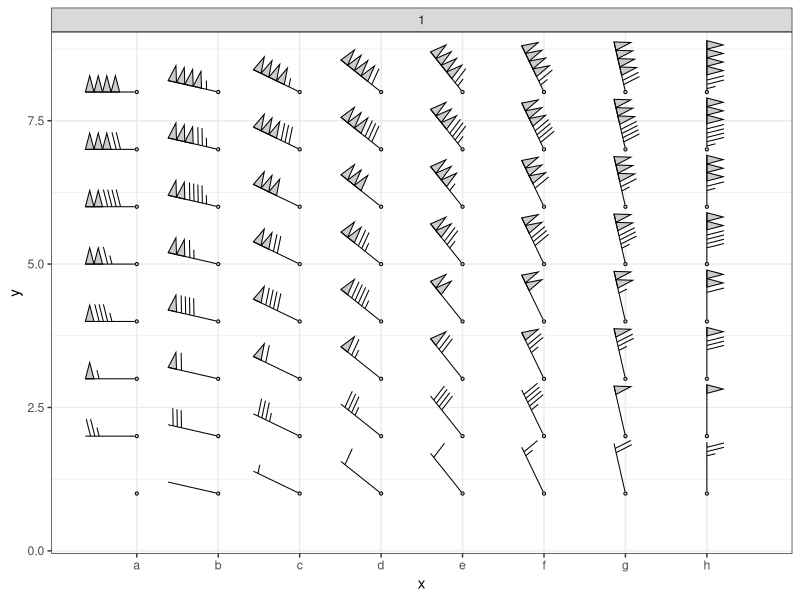

Source code (R):
#'
#' Conventions: https://www.mesonet.org/images/site/Wind%20Barb%20Feb%202012.pdf
#' I would prefer to see a segment for speeds 1 < 5 kn (see demo)
#'
#' I decided to do all calculations (position, rotation) in "npc" and "snpc" coordinates.
#' Using a viewport per barb would be much simpler but significantly slower.
#'
#' Aesthetics:
#' - mag (wind speed)
#' - angle (wind direction)
#' - colour
#' - fill (of triangle)
#' - size (i.e. linewidth of segment, barb and triangle border)
#' - length (of barb in "npc")
#'
#'
#' Todo
#' - treatment of NA values
#' - "skip" functionality: similar to the one used in geom_arrow()?
#' - separate point.size aesthetics?
#' - test geom against different scales/facets settings
#' - allow for u/v input instead of mag/angle
#'
#' https://stackoverflow.com/questions/47814998/how-to-make-segments-that-preserve-angles-in-different-aspect-ratios-in-ggplot2

#' Rotate/Stretch X
#'
#' @param x x coordinate
#' @param y y coordinate
#' @param a angle in decimal degrees
#' @param u stretch x
#' @param v stretch y
#'
rotX <- function(x, y, a, u = 1, v = 1) {
  a <- a * pi / 180
  u * (x * cos(a) + y * sin(a))
}
rotY <- function(x, y, a, u = 1, v = 1) {
  a <- a * pi / 180
  v * (y * cos(a) - x * sin(a))
}

#' Wind Barbs
#'
#' @param data Data
#' @param coord Coordinates
#' @param panel_params Panel parameters
#' @description
#'
wind_barb <- function(data, coord, panel_params, skip.x, skip.y) {
  # coords <- data
  coords <- coord$transform(data, panel_params)

  # Dimensions
  length <- coords$length[1]
  if ("unit" %in% (class(length)))
    length <- convertUnit(length, "npc", valueOnly = TRUE)

  nx.data <- length(unique(coords$x))
  if (skip.x == "auto") {
    nx.target <- 1 / length
    skip.x <- pmax(0, ceiling(nx.data / nx.target) - 1)
  }
  pick.x <- unique(coords$x)[which(seq_len(nx.data) %% (skip.x + 1) == 0)]

  ny.data <- length(unique(coords$y))
  if (skip.y == "auto") {
    ny.target <- 1 / length
    skip.y <- pmax(0, ceiling(ny.data / ny.target) - 1)
  }
  pick.y <- unique(coords$y)[which(seq_len(ny.data) %% (skip.y + 1) == 0)]

  coords <- coords[coords$x %in% pick.x & coords$y %in% pick.y, ]
  if (any(c(skip.x, skip.y) > 0)) {
    message(sprintf("Skipping nx=%1.0f ny=%1.0f", skip.x, skip.y))
  }

  # Shortcuts
  n <- nrow(coords)
  x <- coords$x
  y <- coords$y
  mag <- coords$mag
  col <- coords$colour
  fill <- coords$fill
  size <- coords$size
  angle <- (coords$angle + 270) %% 360

  # Spacing & barb length
  slots <- 6
  height <- length / 3
  width <- length / 6
  point.size <- width / 2
  nudge <- width / 10 # Increase spacing of 5s and 10s

  # Calculate which / how many triangles/barbs
  mag <- pmax(0, mag)
  n50 <- floor(mag / 50)
  n10 <- floor((mag - n50 * 50) / 10)
  n5 <- floor((mag - n50 * 50 - n10 * 10) / 5)

  # Single triangle/barb/segment/point geometry
  g50 <- (function() {
    x <- c(-width / 2, width / 2, 0, -width / 2)
    y <- c(0, 0, -height * 0.95, 0) # 0.95, factor to compensate height for linejoin=mitre
    cbind(x, y)
  })()
  g10 <- (function() {
    x <- c(-nudge, width / 2 - nudge)
    y <- c(0, -height)
    cbind(x, y)
  })()
  g5 <- (function() {
    x <- c(-nudge, width / 4 - nudge)
    y <- c(0, -height / 2)
    cbind(x, y)
  })()
  gSegment <- (function() {
    x <- c(0, width)
    y <- c(0, 0)
    cbind(x, y)
  })()
  gPoint <- (function() {
    x <- 0
    y <- 0
    cbind(x, y)
  })()

  # Loop data (might be vectorised)
  grob.list <- lapply(seq_len(n), function(i) {
    # Slots and position used by triangle/barb (50 uses 1 slot, 10 and 5 uses 0.6 slots)
    slots <- c(rep(1.0, n50[i]), rep(.5, n10[i]), rep(.5, n5[i]))
    pos <- c(1, cumsum(slots[-length(slots)]) + 1)

    # Build geometries
    geom <- c(
      rep(list(g50), n50[i]),
      rep(list(g10), n10[i]),
      rep(list(g5), n5[i])
    )

    # Build barb grobs
    grob.barbs <- lapply(seq_along(geom), function(j) {
      # j = 1
      x1 <- length - pos[j] * width + geom[[j]][, 1] + width / 2
      y1 <- geom[[j]][, 2]
      x2 <- rotX(x1, y1, angle[i])
      y2 <- rotY(x1, y1, angle[i])
      x3 <- (unit(x[i], "npc") + unit(x2, "snpc"))
      y3 <- (unit(y[i], "npc") + unit(y2, "snpc"))
      pathGrob(
        x = x3,
        y = y3,
        gp = gpar(
          col = col[i],
          fill = fill[i],
          lwd = size[i],
          linejoin = "mitre",
          lineend = "square"
        )
      )
    })

    # Build segment grob
    if (mag[i] > 0) {
      x1 <- c(point.size / 2, length) # Segment starts at point.size/2 to avoid overlap with point shape
      y1 <- c(0, 0)
      x2 <- rotX(x1, y1, angle[i])
      y2 <- rotY(x1, y1, angle[i])
      x3 <- unit(x[i], "npc") + unit(x2, "snpc")
      y3 <- unit(y[i], "npc") + unit(y2, "snpc")
      grob.segment <- pathGrob(
        x3,
        y3,
        gp = gpar(
          col = col[i],
          lwd = 1 * size[i],
          linejoin = "mitre",
          lineend = "square"
        )
      )
    } else {
      grob.segment <- nullGrob()
    }

    # Build point grob
    grob.point <- pointsGrob(
      x[i],
      y[i],
      pch = 21,
      size = unit(point.size, "snpc"),
      gp = gpar(col = col[i], fill = fill[i], lwd = size[i])
    )

    # Merge grobs
    grobs <- do.call(gList, c(grob.barbs, list(grob.segment, grob.point)))

    # grobs <- gTree(children = grobs)
    # ggplot() + annotation_custom(grobs, xmin = 0.25, ymin = 0.25, xmax = 0.75, ymax = 0.75)
  })
  grobs <- do.call(gList, grob.list)
  gTree(children = grobs)
}

GeomWindBarb <- ggplot2::ggproto(
  "GeomWindBarb",
  ggplot2::Geom,
  required_aes = c("x", "y"),
  default_aes = ggplot2::aes(
    color = "black",
    fill = "transparent",
    size = 1,
    linetype = 1,
    alpha = NA,
    angle = 0,
    mag = 0,
    length = 0.05
  ),
  draw_panel = function(
    data,
    panel_params,
    coord,
    grob,
    debug,
    skip.x,
    skip.y
  ) {
    if (!is.null(debug)) {
      coords <- coord$transform(data, panel_params)
      debug(data, coords)
    }
    if (grid::is.grob(grob)) {
      grob
    } else {
      if (!is.function(grob)) stop("Invalid grob in GeomWindBarb")
      grob(data, coord, panel_params, skip.x, skip.y)
    }
  }
)

#' Geom Wind Barbs
#'
#' @param mapping mapping
#' @param data data
#' @param stat stat
#' @param position position
#' @param inherit.aes inherit.aes
#' @param show.legend show.legend
#' @param key_glyph key_glyph
#' @param debug debug
#' @param skip.x skip.x
#' @param skip.y skip.y
#' @param skip.border Skip barbs that might overlap with plot border
#' @param ... Further arguments
#' @export
#'
geom_windbarb <- function(
  mapping = NULL,
  data = NULL,
  stat = "identity",
  position = "identity",
  inherit.aes = TRUE,
  show.legend = FALSE,
  key_glyph = NULL,
  debug = NULL,
  skip.x = "auto",
  skip.y = "auto",
  skip.border = FALSE,
  ...
) {
  # Skip rows/cols near border (to be implemented)
  # if(skip.border)

  layer(
    geom = GeomWindBarb,
    mapping = mapping,
    data = data,
    stat = stat,
    position = position,
    inherit.aes = inherit.aes,
    check.aes = FALSE,
    show.legend = show.legend,
    key_glyph = key_glyph,
    params = list(
      grob = wind_barb,
      debug = debug,
      skip.x = skip.x,
      skip.y = skip.y,
      ...
    )
  )
}

# Example
library(grid)
library(ggplot2)
set.seed(1)

# Dummy data
n <- 8
n2 <- n^2
xy <- expand.grid(x = letters[1:(n)], y = seq(1, n, length.out = n))
data <- data.frame(
  x = xy[, 1],
  y = xy[, 2],
  angle = rep(seq(-90, 0, length.out = n), n),
  mag = rep(seq(0, 227, length.out = n2)),
  group = rep(1:1, n)
)
# Use group = rep(c(1, 2), n/2) to show two panels

# Demo plot
pl <- ggplot(data, mapping = aes(x, y)) +
  facet_wrap(~group) +
  geom_windbarb(
    aes(mag = mag, angle = angle),
    data = data[],
    length = unit(2, "cm"),
    skip.x = 0,
    skip.y = 0,
    size = 1,
    fill = "#cccccc",
    colour = "black"
  ) +
  #geom_text(aes(label = sprintf("%s kn", round(angle))), data, vjust = 0, nudge_y = -.25) +
  scale_fill_viridis_c() +
  scale_y_continuous(expand = expansion(.15), trans = "identity") +
  scale_x_discrete(expand = expansion(.15)) +
  coord_cartesian() +
  theme_bw()
print(pl)
# ggsave(file.path(dirs$temp, "test1.pdf"), width = 12, height = 12)
